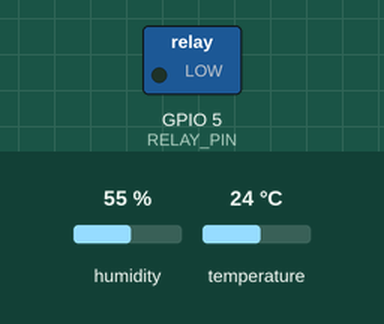
Recording of a sketch running on a simulated ESP32. On the bench: switched loads named in the sketch (green lamp = pin HIGH). Inputs (shaded band) come from the test bench; at power-on: temperature 24 °C, humidity 55 %. WiFi joins after 1.5 s; servers stay silent unless stated.

Above: at 7.2 s.
7.3 s: temperature set to 22 °C
11.0 s: temperature set to 19 °C
At 14.5 s:
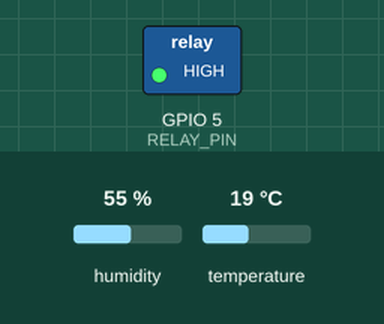
15.3 s: temperature set to 21 °C
19.0 s: temperature set to 24 °C
At 23.0 s:
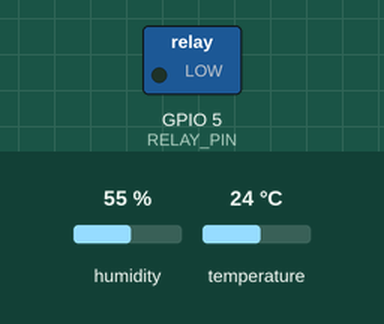
Timing chart, 0 to 24.3 s (numbered marks = the images above; inputs shaded):
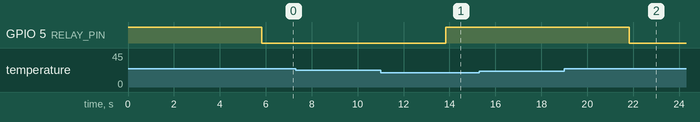

Measured:
- the behaviour switches between 21 and 20 °C on temperature (found by bisection; images 0 and 1)
- the behaviour switches between 22 and 23 °C on temperature (found by bisection; images 1 and 2)
- after the input at 7.3 s, every drawn part: stays the same
- after the input at 11.0 s, GPIO 5 (RELAY_PIN): LOW → HIGH after 2.8 s
- after the input at 15.3 s, every drawn part: stays the same
- after the input at 19.0 s, GPIO 5 (RELAY_PIN): HIGH → LOW after 2.8 s

The sketch:

fan-controller-3.ino
```cpp
/*************************************************
   Blynk Template Settings
 *************************************************/
#define BLYNK_TEMPLATE_ID ""
#define BLYNK_TEMPLATE_NAME ""
#define BLYNK_AUTH_TOKEN ""

/*************************************************
   WiFi Credentials
 *************************************************/
char ssid[] = "SSID";
char pass[] = "Password";

/*************************************************
   Includes
 *************************************************/
#include <WiFi.h>
#include <BlynkSimpleEsp32.h>
#include <DHT.h>

/*************************************************
   Pin Configuration
 *************************************************/
#define DHTPIN 4
#define DHTTYPE DHT11

#define RELAY_PIN 5

DHT dht(DHTPIN, DHTTYPE);
BlynkTimer timer;

/*************************************************
   Virtual Pins
 *************************************************/
#define V_TEMP      V1
#define V_HUM       V2
#define V_MANUAL    V3
#define V_FEEDBACK  V4

/*************************************************
   Fan Control Variables
 *************************************************/
bool manualOverride = false;
bool fanState = false;

const float ON_TEMP = 23.0;     // Fan ON above 23°C
const float OFF_TEMP = 20.0;    // Fan OFF below 20°C

/*************************************************
   Update Relay
 *************************************************/
void setFan(bool state)
{
    fanState = state;

    // Active LOW relay
    digitalWrite(RELAY_PIN, state ? LOW : HIGH);

    Blynk.virtualWrite(V_FEEDBACK, state);
}

/*************************************************
   Read Sensors
 *************************************************/
void sendReadings()
{
    float temperature = dht.readTemperature();
    float humidity = dht.readHumidity();

    if (isnan(temperature) || isnan(humidity))
    {
        Serial.println("Failed to read DHT sensor!");
        return;
    }

    Blynk.virtualWrite(V_TEMP, temperature);
    Blynk.virtualWrite(V_HUM, humidity);

    if (!manualOverride)
    {
        if (temperature >= ON_TEMP)
        {
            setFan(true);
        }
        else if (temperature <= OFF_TEMP)
        {
            setFan(false);
        }
    }
}

/*************************************************
   Manual Control
 *************************************************/
BLYNK_WRITE(V_MANUAL)
{
    int value = param.asInt();

    manualOverride = true;

    if (value)
        setFan(true);
    else
        setFan(false);
}

/*************************************************
   Sync after reconnect
 *************************************************/
BLYNK_CONNECTED()
{
    Blynk.syncVirtual(V_MANUAL);
    Blynk.virtualWrite(V_FEEDBACK, fanState);
}

/*************************************************
   Setup
 *************************************************/
void setup()
{
    Serial.begin(115200);

    pinMode(RELAY_PIN, OUTPUT);

    // Relay OFF
    digitalWrite(RELAY_PIN, HIGH);

    dht.begin();

    Blynk.begin(BLYNK_AUTH_TOKEN, ssid, pass);

    timer.setInterval(4000L, sendReadings);
}

/*************************************************
   Main Loop
 *************************************************/
void loop()
{
    Blynk.run();
    timer.run();
}
```
